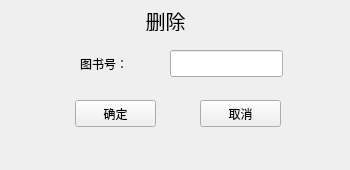
<?xml version="1.0" encoding="UTF-8"?>
<ui version="4.0">
 <class>DeleteBookForm</class>
 <widget class="QWidget" name="DeleteBookForm">
  <property name="geometry">
   <rect>
    <x>0</x>
    <y>0</y>
    <width>350</width>
    <height>170</height>
   </rect>
  </property>
  <property name="windowTitle">
   <string>Form</string>
  </property>
  <widget class="QLineEdit" name="bno_le">
   <property name="geometry">
    <rect>
     <x>170</x>
     <y>50</y>
     <width>113</width>
     <height>27</height>
    </rect>
   </property>
  </widget>
  <widget class="QLabel" name="bno_lab">
   <property name="geometry">
    <rect>
     <x>80</x>
     <y>55</y>
     <width>67</width>
     <height>17</height>
    </rect>
   </property>
   <property name="text">
    <string>图书号：</string>
   </property>
  </widget>
  <widget class="QPushButton" name="ensure_btn">
   <property name="geometry">
    <rect>
     <x>75</x>
     <y>100</y>
     <width>81</width>
     <height>27</height>
    </rect>
   </property>
   <property name="text">
    <string>确定</string>
   </property>
  </widget>
  <widget class="QPushButton" name="cancel_btn">
   <property name="geometry">
    <rect>
     <x>200</x>
     <y>100</y>
     <width>81</width>
     <height>27</height>
    </rect>
   </property>
   <property name="text">
    <string>取消</string>
   </property>
  </widget>
  <widget class="QLabel" name="label">
   <property name="geometry">
    <rect>
     <x>130</x>
     <y>10</y>
     <width>71</width>
     <height>21</height>
    </rect>
   </property>
   <property name="font">
    <font>
     <pointsize>15</pointsize>
    </font>
   </property>
   <property name="text">
    <string>删除</string>
   </property>
   <property name="alignment">
    <set>Qt::AlignCenter</set>
   </property>
  </widget>
 </widget>
 <resources/>
 <connections/>
</ui>
